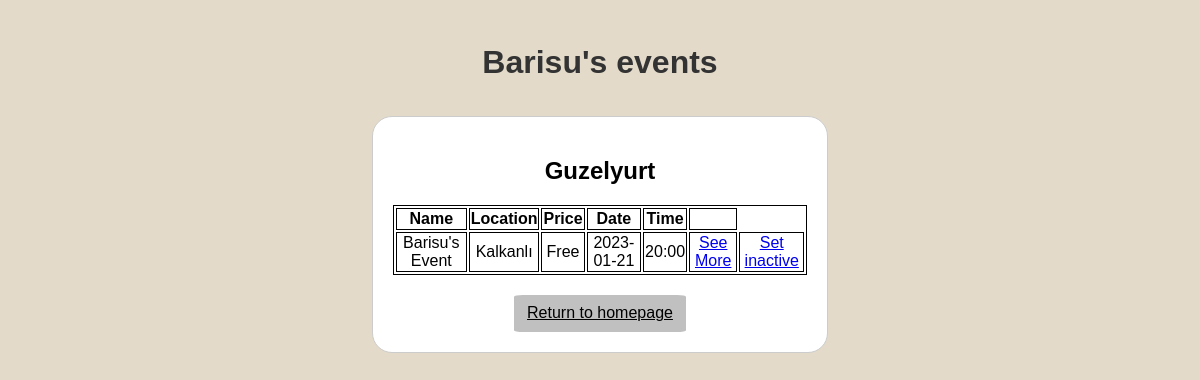
Screenshot of /ownedevents (signed in) with the database file from the repository.
### tables this page shows
CREATE TABLE "event"
(
    eventid     INTEGER
        primary key autoincrement,
    name        TEXT,
    description TEXT,
    price       FLOAT,
    date        DATE,
    time        TIME,
    isActive    BOOLEAN,
    location    TEXT,
    cityID      INTEGER
        references city,
    username    TEXT
        references user
);

CREATE TABLE city(cityID INTEGER PRIMARY KEY AUTOINCREMENT, cityname TEXT);

### main.py (the view)
@app.route("/ownedevents")
def ownEvents():
    conn = sqlite3.connect("eventwebsite.db")
    c = conn.cursor()
    c.execute("SELECT * FROM city ORDER BY cityID")
    rows = c.fetchall()
    cities = {}
    for nameTuple in rows:
        cities[nameTuple[0]] = {
            "cityName": str(nameTuple[1]),
            "noOfEvents": 0,
            "events": []
        }
    c.execute("SELECT event.*,c.cityname FROM event JOIN city c on c.cityID = event.cityID AND event.isActive!=0 WHERE username=(?) ORDER BY date DESC",(str(session["username"]),))
    rows = c.fetchall()
    for tupleInfo in rows:
        if tupleInfo[8] in cities:
            cities[tupleInfo[8]]["noOfEvents"] += 1
            cities[tupleInfo[8]]["events"].append({
                "eventid":tupleInfo[0],
                "name":tupleInfo[1],
                "description":tupleInfo[2],
                "price":tupleInfo[3],
                "date":tupleInfo[4],
                "time":tupleInfo[5],
                "isActive":tupleInfo[6],
                "location":tupleInfo[7],
            })
    if 'username' in session:
        return render_template("ownedevents.html", username=session['username'],cityInfo=cities)
    else:
        return redirect(url_for('index'))

### templates/ownedevents.html (shortened to what this page needs)
<!DOCTYPE html>
<html lang="en">
<head>
    <link rel="stylesheet" href="/static/style.css">
</head>
<body>
<h1>{{username}}'s events</h1>
{% for a in cityInfo %}
{% if cityInfo[a]["noOfEvents"]>0 %}
<div class="table">
<h2 class="cityName">{{ cityInfo[a]["cityName"] }}</h2>
<table id={{ a }} >
    <tr>
        <th>Name</th>
        <th>Location</th>
        <th>Price</th>
        <th>Date</th>
        <th>Time</th>
        <th></th>
    </tr>
    {% for event in cityInfo[a]["events"] %}
    <tr>
        <td>{{ event["name"] }}</td>
        <td>{{ event["location"] }}</td>
        <td>{{ event["price"] }}</td>
        <td>{{ event["date"] }}</td>
        <td>{{ event["time"] }}</td>
        <td><a href="{{ url_for('eventInfo', id=event['eventid']) }}">See More</a></td>
        <td><a href="{{ url_for('setInactive', id=event['eventid']) }}">Set inactive</a></td>
    </tr>
    {% endfor %}
</table>
{%endif%}
{%endfor%}
<a href="{{ url_for('index') }}" class="btn">Return to homepage</a>
</div>
</body>
</html>

### static/style.css (style rules this page uses)
body { font-family: Arial, sans-serif; background-color: #e3dac9; }
h1 { font-size: 32px; font-weight: bold; color: #333; margin: 0; padding: 3%; text-align: center; }
.cityName { font-weight: bold; }
table, th, td { border:1px solid black; }
.table { width: 35%; margin: 0 auto; background-color: white; border: 1px solid #ccc; border-radius: 20px; padding: 20px; text-align: center; justify-items: center; }
.btn { color: black; background-color: #C0C0C0; display: inline-block; border: 1px solid transparent; padding: 6px 12px; line-height: 1.42857143; border-radius: 5%; text-align: center; }

### rows the page displays
event: username "Barisu", name "Barisu's Event", location "Kalkanlı", price "Free", date "2023-01-21", time "20:00"
city: cityname "Guzelyurt"
